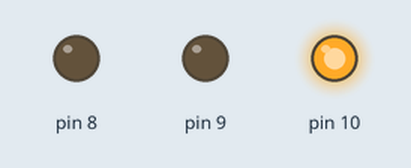
This sketch was run on a simulated Arduino Uno, built with avr-gcc and run on an emulated ATmega328P. On the bench: output pins drawn as LEDs (lit = HIGH).

Above: at 0.05 s.
At 1.45 s:
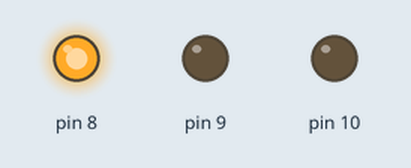
At 2.85 s:
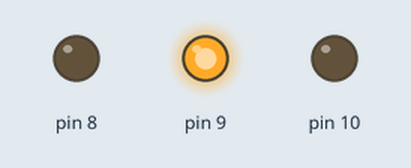
Timing chart, 0 to 3.1 s (numbered marks = the images above):
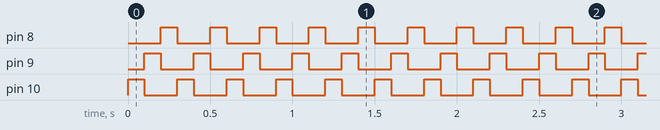

The sketch:

LedTest.ino
```cpp
void setup() {
  pinMode(10, OUTPUT);
  pinMode(9, OUTPUT);
  pinMode(8, OUTPUT);

}

void loop() {
  digitalWrite(10, HIGH);
  digitalWrite(9, LOW);
  digitalWrite(8, LOW);
  delay(100);

  digitalWrite(10, LOW);
  digitalWrite(9, HIGH);
  digitalWrite(8, LOW);
  delay(100);

  digitalWrite(10, LOW);
  digitalWrite(9, LOW);
  digitalWrite(8, HIGH);
  delay(100);
}
```

Measured:
- by itself, pin 8–10: alternates HIGH for 0.10 s and LOW for 0.20 s
